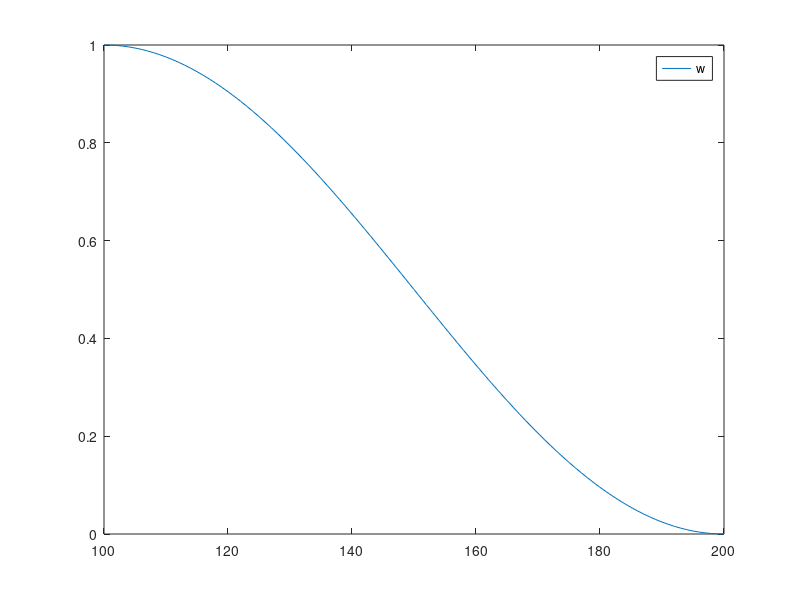
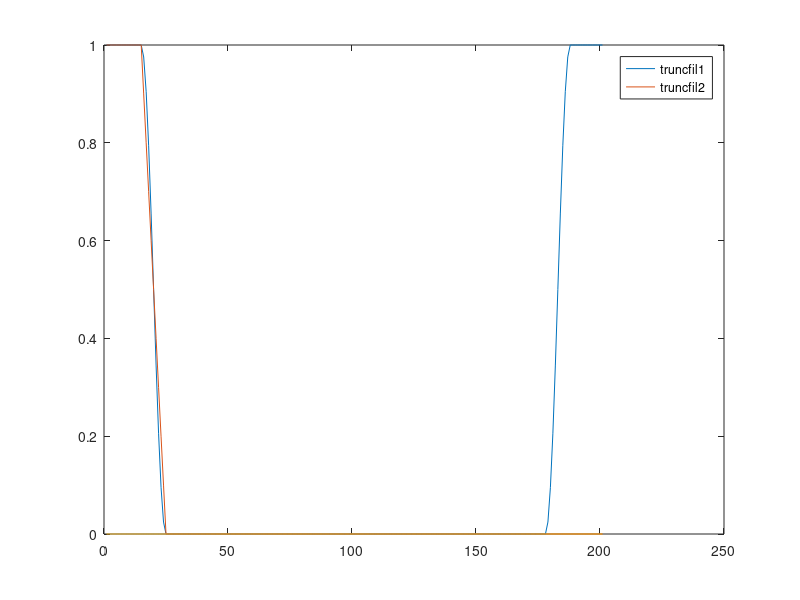
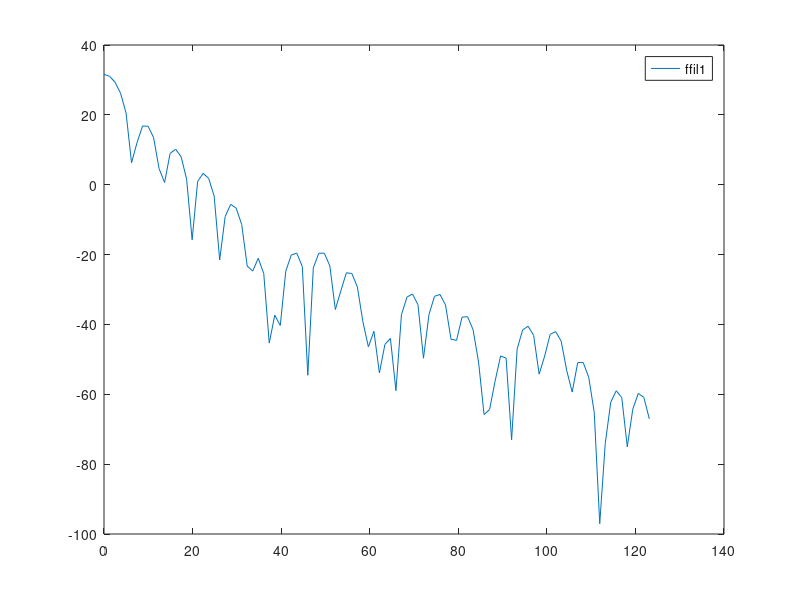

MATLAB code to generate these figures, in order:
clear all
close all
clc


nt=201;
nh=floor(nt/2); 
n=nh:nt-1;
dt=0.004; 

df=1/(nt*dt); 
f=[0:nt-1]*df; 


size(n)

alpha=0.5;
beta=0.5;


w=alpha-beta*cos(2*pi*n/(nt-1)); 


figure(); 
plot(n,w); 
legend('w'); 


nfill=25; 
ntap=10; 
n1=(ntap:2*ntap)';
n2=0:ntap; 

truncfil1=zeros(nt,1);
truncfil2=zeros(nt,2); 

truncfil1(1:nfill-ntap)=1.0;
truncfil2(1:nfill-ntap)=1.0; 
truncfil1(nfill-ntap:nfill)=alpha-beta*cos(2*pi*n1/(2*ntap)); 
truncfil2(nfill-ntap:nfill)=1.0-n2/ntap; 
truncfil1(nfill+1:nt)=0.0; 
truncfil2(nfill+1:nt)=0.0;

for i_iter=2:nh
   truncfil1(nt-i_iter+2) = truncfil1(i_iter); 
end


figure(); 
plot(1:nt,truncfil1,1:nt,truncfil2); 
legend('truncfil1','truncfil2'); 


ffil1=fft(truncfil1);
ffil2=fft(truncfil2); 


figure(); 
plot(f(1:nh),mag2db(abs(ffil1(1:nh)))); 
legend('ffil1'); 











